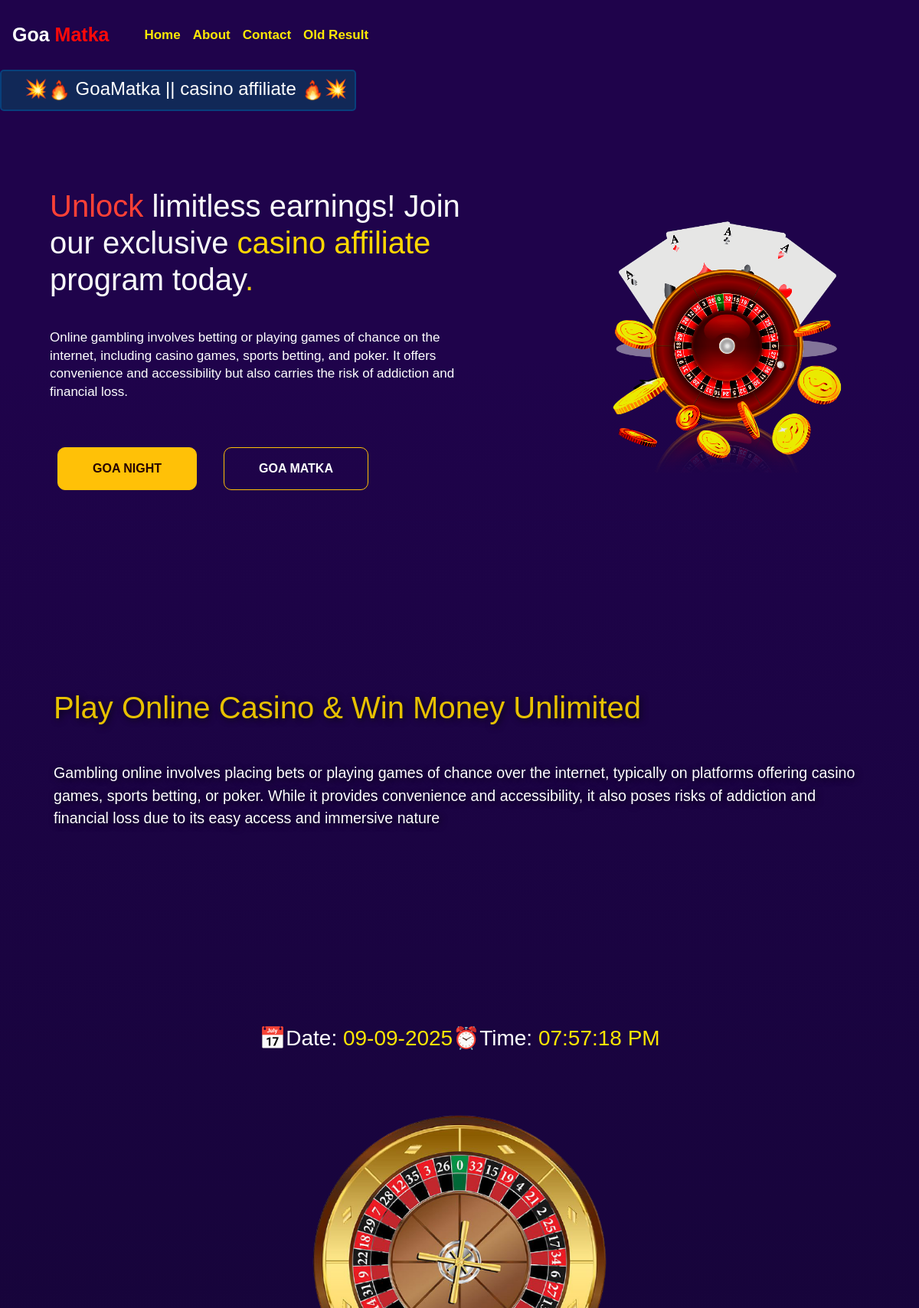
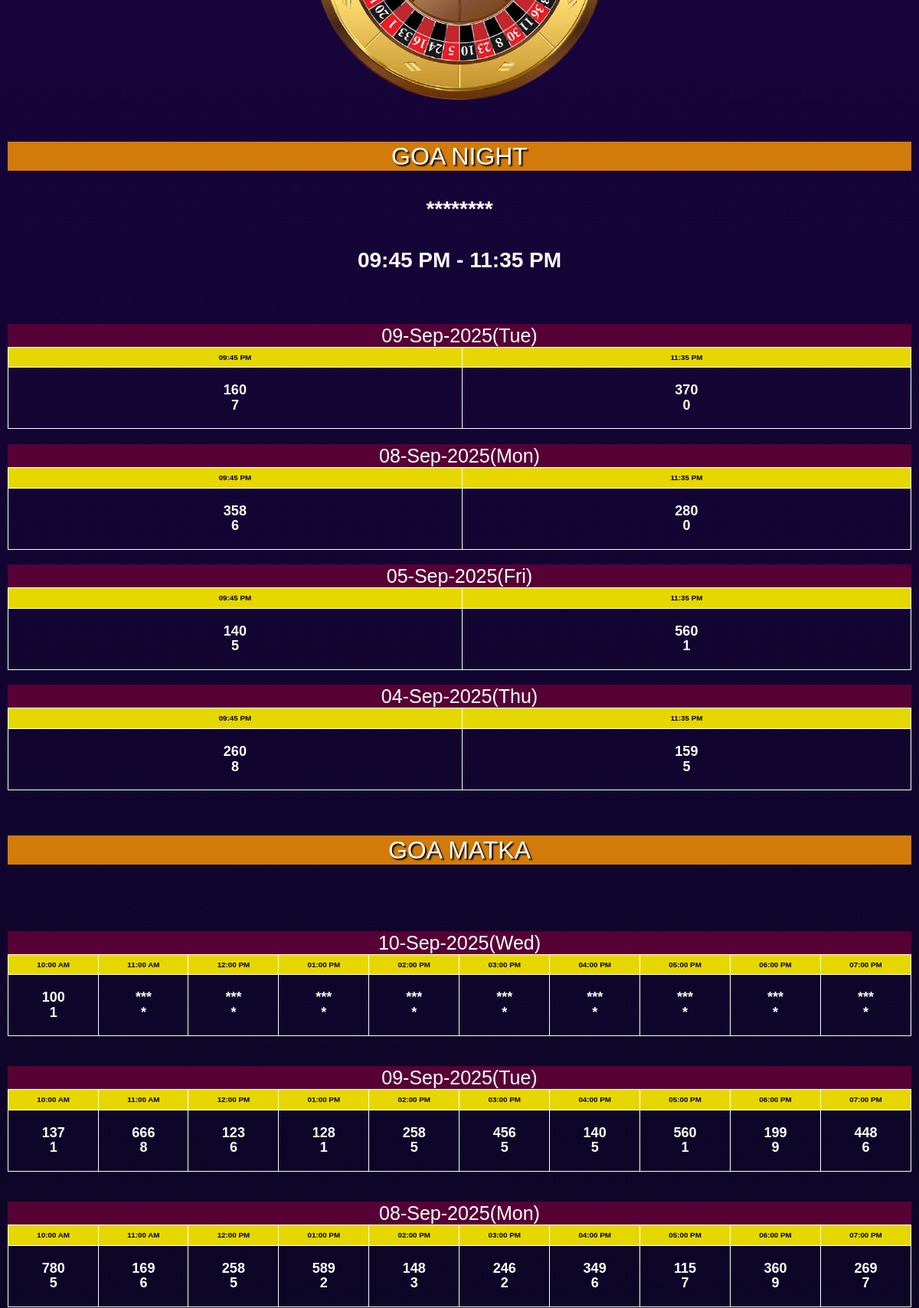
The page / (upper part) on the database its author committed (2 pictures, top to bottom).
### app.py (models this page shows)
class Extra(db.Model):
    __tablename__ = "extra_results"
    id = db.Column(db.Integer, primary_key=True)
    open_1 = db.Column(db.String(1), nullable=True)
    open_3 = db.Column(db.String(3), nullable=True)
    close_1 = db.Column(db.String(1), nullable=True)
    close_3 = db.Column(db.String(3), nullable=True)
    date = db.Column(db.String(30), nullable=False)

class Result(db.Model):
    __tablename__ = "results"
    id = db.Column(db.Integer, primary_key=True)
    slot_1_1 = db.Column(db.String(1), nullable=True)
    slot_1_3 = db.Column(db.String(3), nullable=True)
    slot_2_1 = db.Column(db.String(1), nullable=True)
    slot_2_3 = db.Column(db.String(3), nullable=True)
    slot_3_1 = db.Column(db.String(1), nullable=True)
    slot_3_3 = db.Column(db.String(3), nullable=True)
    slot_4_1 = db.Column(db.String(1), nullable=True)
    slot_4_3 = db.Column(db.String(3), nullable=True)
    slot_5_1 = db.Column(db.String(1), nullable=True)
    slot_5_3 = db.Column(db.String(3), nullable=True)
    slot_6_1 = db.Column(db.String(1), nullable=True)
    slot_6_3 = db.Column(db.String(3), nullable=True)
    slot_7_1 = db.Column(db.String(1), nullable=True)
    slot_7_3 = db.Column(db.String(3), nullable=True)
    slot_8_1 = db.Column(db.String(1), nullable=True)
    slot_8_3 = db.Column(db.String(3), nullable=True)
    slot_9_1 = db.Column(db.String(1), nullable=True)
    slot_9_3 = db.Column(db.String(3), nullable=True)
    slot_10_1 = db.Column(db.String(1), nullable=True)
    slot_10_3 = db.Column(db.String(3), nullable=True)
    date = db.Column(db.String(30), nullable=False)

### app.py (the view)
@app.route("/")
def home():
    results = Result.query.order_by(Result.id.desc()).all()
    now = datetime.now(timezone("Asia/Kolkata"))
    currentday = now.strftime('%d-%b-%Y(%a)')
    daily_data = Result.query.filter_by(date=currentday).first()
    daily_extra = Extra.query.filter_by(date=currentday).first()
    g_matka_result0 = Result.query.filter_by(date=currentday).first()
    g_matka_1 = datetime.now(timezone("Asia/Kolkata")) - relativedelta(days=1)
    g_matka_1 = g_matka_1.strftime('%d-%b-%Y(%a)')
    g_matka_result1 = Result.query.filter_by(date=g_matka_1).first()
    g_matka_2 = datetime.now(timezone("Asia/Kolkata")) - relativedelta(days=2)
    g_matka_2 = g_matka_2.strftime('%d-%b-%Y(%a)')
    g_matka_result2 = Result.query.filter_by(date=g_matka_2).first()
    g_matka_3 = datetime.now(timezone("Asia/Kolkata")) - relativedelta(days=3)
    g_matka_3 = g_matka_3.strftime('%d-%b-%Y(%a)')
    g_matka_result3 = Result.query.filter_by(date=g_matka_3).first()
    g_matka_4 = datetime.now(timezone("Asia/Kolkata")) - relativedelta(days=4)
    g_matka_4 = g_matka_4.strftime('%d-%b-%Y(%a)')
    g_matka_result4 = Result.query.filter_by(date=g_matka_4).first()
    g_matka_5 = datetime.now(timezone("Asia/Kolkata")) - relativedelta(days=5)
    g_matka_5 = g_matka_5.strftime('%d-%b-%Y(%a)')
    g_matka_result5 = Result.query.filter_by(date=g_matka_5).first()
    g_matka_6 = datetime.now(timezone("Asia/Kolkata")) - relativedelta(days=6)
    g_matka_6 = g_matka_6.strftime('%d-%b-%Y(%a)')
    g_matka_result6 = Result.query.filter_by(date=g_matka_6).first()
    g_matka_results = [g_matka_result0, g_matka_result1, g_matka_result2, g_matka_result3, g_matka_result4, g_matka_result5, g_matka_result6]
    g_night_result0 = Extra.query.filter_by(date=currentday).first()
    g_night_1 = datetime.now(timezone("Asia/Kolkata")) - relativedelta(days=1)
    g_night_1 = g_night_1.strftime('%d-%b-%Y(%a)')
    g_night_result1 = Extra.query.filter_by(date=g_night_1).first()
    g_night_2 = datetime.now(timezone("Asia/Kolkata")) - relativedelta(days=2)
    g_night_2 = g_night_2.strftime('%d-%b-%Y(%a)')
    g_night_result2 = Extra.query.filter_by(date=g_night_2).first()
    g_night_3 = datetime.now(timezone("Asia/Kolkata")) - relativedelta(days=3)
    g_night_3 = g_night_3.strftime('%d-%b-%Y(%a)')
    g_night_result3 = Extra.query.filter_by(date=g_night_3).first()
    g_night_4 = datetime.now(timezone("Asia/Kolkata")) - relativedelta(days=4)
    g_night_4 = g_night_4.strftime('%d-%b-%Y(%a)')
    g_night_result4 = Extra.query.filter_by(date=g_night_4).first()
    g_night_5 = datetime.now(timezone("Asia/Kolkata")) - relativedelta(days=5)
    g_night_5 = g_night_5.strftime('%d-%b-%Y(%a)')
    g_night_result5 = Extra.query.filter_by(date=g_night_5).first()
    g_night_6 = datetime.now(timezone("Asia/Kolkata")) - relativedelta(days=6)
    g_night_6 = g_night_6.strftime('%d-%b-%Y(%a)')
    g_night_result6 = Extra.query.filter_by(date=g_night_6).first()
    g_night_results = [g_night_result0, g_night_result1, g_night_result2, g_night_result3, g_night_result4, g_night_result5, g_night_result6]
    start_time = {
    'slot1' : now.replace(hour=10, minute=0, second=0, microsecond=0),
    'slot2' : now.replace(hour=11, minute=0, second=0, microsecond=0),
    'slot3' : now.replace(hour=12, minute=0, second=0, microsecond=0),
    'slot4' : now.replace(hour=13, minute=0, second=0, microsecond=0),
    'slot5' : now.replace(hour=14, minute=0, second=0, microsecond=0),
    'slot6' : now.replace(hour=15, minute=0, second=0, microsecond=0),
    'slot7' : now.replace(hour=16, minute=0, second=0, microsecond=0),
    'slot8' : now.replace(hour=17, minute=0, second=0, microsecond=0),
    'slot9' : now.replace(hour=18, minute=0, second=0, microsecond=0),
    'slot10' : now.replace(hour=19, minute=0, second=0, microsecond=0)
    }
    end_time = {
    'slot1' : now.replace(hour=10, minute=55, second=0, microsecond=0),
    'slot2' : now.replace(hour=11, minute=55, second=0, microsecond=0),
    'slot3' : now.replace(hour=12, minute=55, second=0, microsecond=0),
    'slot4' : now.replace(hour=13, minute=55, second=0, microsecond=0),
    'slot5' : now.replace(hour=14, minute=55, second=0, microsecond=0),
    'slot6' : now.replace(hour=15, minute=55, second=0, microsecond=0),
    'slot7' : now.replace(hour=16, minute=55, second=0, microsecond=0),
    'slot8' : now.replace(hour=17, minute=55, second=0, microsecond=0),
    'slot9' : now.replace(hour=18, minute=55, second=0, microsecond=0),
    'slot10' : now.replace(hour=19, minute=55, second=0, microsecond=0),
    }
    return render_template('index.html', g_matka_results=g_matka_results, g_night_results=g_night_results, results=results, extra=daily_extra, now=now, start_time=start_time, end_time=end_time, daily_data=daily_data, title="Fastest and Live Online Goa Satta Result only at goamatkaa.in")

### templates/index.html (shortened to what this page needs)
{% extends 'layout.html' %}
{% block body %}
	<body class="index-body"  style="margin-top: 20px;">
		<br>
		<div class="marquee-container">
	<marquee behavior="" direction="right" class="marquee-content styled-marquee "><div> 💥<img src="../static/fire-flame_2.gif" style="width: 30px; height:30px;">  GoaMatka || casino affiliate <img src="../static/fire-flame_2.gif" style="width: 30px; height:30px;">💥 </div> </marquee>
		  </div>
		  <br>
        <section class="hero-banner gradient-1">
            <div class="container-fluid hero-banner-inner">
                <div class="row align-items-center">
                    <div class="col-xxl-6 col-xl-5 col-md-12 order-xl-2">
                        <div class="banner-image text-xl-start text-center">
                            <img class="hero-img" src="/static/banner.png" alt="/banner" >
                            </div>
                    </div>
                    <div class="col-xxl-6 col-xl-7 col-lg-8 ms-xl-0 me-xl-0 ms-auto me-auto order-xl-1">
                        <div class="banner-content">
                            <h1 class="font-sec white ">
                                <span class="color-sec">Unlock</span> limitless earnings! Join our exclusive  <span class="color-primary">casino</span>
                                <span class="color-primary">affiliate</span>  program today<span class="color-primary">.</span>
                            </h1>
                            <p class="text-18">
                                Online gambling involves betting or playing games of chance on the internet, including casino games, sports betting, and poker.
								It offers convenience and accessibility but also carries the risk of addiction and financial loss.
                            </p>
                            <div class="display-button">
                                <a href="#GoaNight" class="cus-btn btn btn-warning">Goa Night</a>
                                <a href="#GoaMatka" class="cus-btn-1 btn btn-outline-warning">Goa Matka</a>
                            </div>
                        </div>
                    </div>
                    </div>
					</div>
        </section>
	<section class="counter-section pt-120 pb-120">
        <div class="">
		<div class="video-container">
						<video class="video" autoplay loop muted playsinline>
							<source src="/static/casino-video.mp4" type="video/mp4">
						</video>
						<div class="overlay-text">
							<h1 class="h1-extra">
								Play Online <span>Casino</span> & Win Money <span>Unlimited</span>
							</h1>
							<br><br>
							<p class="wow fadeInDown p-extra" data-wow-delay="0.5s">
								Gambling online involves placing bets or playing games of chance over the internet, typically on platforms offering casino games, sports betting, or poker. While it provides convenience and accessibility,
								it also poses risks of addiction and financial loss due to its easy access and immersive nature
							</p>
						</div>
					</div>
			</div>
    </section>
<div class="margin">
		<br /><br />
		<div class="container">
		  <h3 class="text-center small-1">
			<div class="line-change"><span>📅Date: </span><span id="date" style="color: rgb(255, 230, 4);"> </span>
			</div>
			<div class="line-change"><span>⏰Time: </span><span id="time" style="color: rgb(255, 230, 4);"></span>
			</div>
			</h3>
		  <br /> <br> <br>
		</div>
<div class="w-mob">
	<div class="col-xs-12 wheel"style="position: relative;" >
		<div style="position: relative;">
			<img src="/static/round-img.png" class="rotate" alt="CM Satta Matka">
		</div>
</div>
</div>
<center>
		<h2 style="background-color: rgb(210, 123, 10); text-shadow: 2px 2px 2px black;" id="GoaNight">GOA NIGHT</h2>
		<div style="display: inline-flex; margin-top: 25px;margin-bottom: 25px;">
		{% if extra.open_1 %}
			<span style="color: rgb(7, 204, 7); font-size: 28px;">
				<b>{{extra.open_3}}</b>-<b>{{extra.open_1}}</b>
			</span>
		{% else %}
			<h3><b>***</b><b>*</b></h3>
		{% endif %}
		{% if extra.close_1 %}
			<span  style="color: rgb(7, 204, 7);font-size: 28px;">
				<b>{{extra.close_1}}</b>-<b>{{extra.close_3}}</b>
			</span>
		{% else %}
			<h3><b>***</b><b>*</b></h3>
		{% endif %}
	</div>
	<div>
		<h3><b>09:45 PM - 11:35 PM</b></h3>
	</div>
	<br><br>
</center>
<center>
	{% for extra in g_night_results %}
	{% if extra %}
	<br>
	<div>
		<table class="tg" cellpadding="2" style="border-color: aliceblue;" >
		  <tbody>
	  <h3 class="center t-h2 date">{{extra.date}}</h3>
			<tr class="slot">
			  <td>09:45 PM
			  </td>
			  <td>11:35 PM</td>
			</tr>
			<tr class="result">
			  {% if extra.open_1 %}
			  <td >
				  <b>{{extra.open_3}}</b>
				  <br>
				  <b>{{extra.open_1}}</b>
			  {% endif %}
			  </td>
			  {% if extra.open_1 %}
			  <td >
				  <b>{{extra.close_3}}</b>
			  <br>
				  <b>{{extra.close_1}}</b>
				  {% else %}
				  <b></b><b></b>
			  {% endif %}
			  </td>
			</tr>
		  </tbody>
		</table>
	  </div>
	{% endif %}
	{% endfor %}
	<br>
</center>
<br><br>
<h2 style="background-color: rgb(210, 123, 10); text-shadow: 2px 2px 2px black; text-align: center;" id="GoaMatka">GOA MATKA</h2>
<br><br>
    {% for result in g_matka_results %}
	{% if result %}
	<br><br>
	<div class="">
		<h3 class="center t-h2 date">{{result.date}}</h3>
		<div class="table-container-1">
		  <center>
			<center>
				<div>
				  <table class="tg" cellpadding="2" >
					<tbody>
					  <tr class="slot">
						<td>10:00 AM</td>
						<td>11:00 AM</td>
						<td>12:00 PM</td>
						<td>01:00 PM</td>
						<td>02:00 PM</td>
						<td>03:00 PM</td>
						<td>04:00 PM</td>
						<td>05:00 PM</td>
						<td>06:00 PM</td>
						<td>07:00 PM</td>
					  </tr>
					  <tr class="result">
						<td >
						  {% if result.slot_1_3 %}
							  <b>{{result.slot_1_3}}</b>
							  <br>
							  <b>{{result.slot_1_1}}</b>
						  {% else %}
							  <b>***</b>
							  <br>
							  <b>*</b>
						  {% endif %}
						</td>
						<td >
						  {% if result.slot_2_3 %}
							  <b>{{result.slot_2_3}}</b>
							  <br>
							  <b>{{result.slot_2_1}}</b>
						  {% else %}
							  <b>***</b>
							  <br>
							  <b>*</b>
						  {% endif %}
						</td>
						<td >
						  {% if result.slot_3_3 %}
							  <b>{{result.slot_3_3}}</b>
							  <br>
							  <b>{{result.slot_3_1}}</b>
						  {% else %}
							  <b>***</b>
							  <br>
							  <b>*</b>
						  {% endif %}
						</td>
						<td >
						  {% if result.slot_4_3 %}
							  <b>{{result.slot_4_3}}</b>
							  <br>
							  <b>{{result.slot_4_1}}</b>
						  {% else %}
							  <b>***</b>
							  <br>
							  <b>*</b>
						  {% endif %}
						</td>
						<td >
						  {% if result.slot_5_3 %}
							  <b>{{result.slot_5_3}}</b>
							  <br>
							  <b>{{result.slot_5_1}}</b>
						  {% else %}
							  <b>***</b>
							  <br>
							  <b>*</b>
						  {% endif %}
						</td>
						<td >
						  {% if result.slot_6_3 %}
							  <b>{{result.slot_6_3}}</b>
							  <br>
							  <b>{{result.slot_6_1}}</b>
						  {% else %}
							  <b>***</b>
							  <br>
							  <b>*</b>
						  {% endif %}
						</td>
						<td >
						  {% if result.slot_7_3 %}
							  <b>{{result.slot_7_3}}</b>
							  <br>
							  <b>{{result.slot_7_1}}</b>
						  {% else %}
							  <b>***</b>
							  <br>
							  <b>*</b>
						  {% endif %}
						</td>
						<td >
						  {% if result.slot_8_3 %}
							  <b>{{result.slot_8_3}}</b>
							  <br>
							  <b>{{result.slot_8_1}}</b>
						  {% else %}
							  <b>***</b>
							  <br>
							  <b>*</b>
						  {% endif %}
						</td>
						<td >
						  {% if result.slot_9_3 %}
							  <b>{{result.slot_9_3}}</b>
							  <br>
							  <b>{{result.slot_9_1}}</b>
						  {% else %}
							  <b>***</b>
							  <br>
							  <b>*</b>
						  {% endif %}
						</td>
						<td >
						  {% if result.slot_10_3 %}
							  <b>{{result.slot_10_3}}</b>
							  <br>
							  <b>{{result.slot_10_1}}</b>
						  {% else %}
							  <b>***</b>
							  <br>
							  <b>*</b>
						  {% endif %}
						</td>
					  </tr>
					</tbody>
				  </table>
				</div>
			</center>
		</div>
	  </div>
	{% endif %}
	{% endfor %}
	<br><br>
    <br /><br />
	<br><br>
  </body>
<br><br><br><br><br><br>
{% endblock body %}

### rows shown on the page
Extra: date "09-Sep-2025(Tue)", open_3 "160", open_1 "7", close_3 "370", close_1 "0"
Extra: date "08-Sep-2025(Mon)", open_3 "358", open_1 "6", close_3 "280", close_1 "0"
Extra: date "05-Sep-2025(Fri)", open_3 "140", open_1 "5", close_3 "560", close_1 "1"
Extra: date "04-Sep-2025(Thu)", open_3 "260", open_1 "8", close_3 "159", close_1 "5"
Result: date "10-Sep-2025(Wed)", slot_1_3 "100", slot_1_1 "1"
Result: date "09-Sep-2025(Tue)", slot_1_3 "137", slot_1_1 "1", slot_2_3 "666", slot_2_1 "8", slot_3_3 "123", slot_3_1 "6", slot_4_3 "128", slot_4_1 "1", slot_5_3 "258", slot_5_1 "5", slot_6_3 "456", slot_6_1 "5", slot_7_3 "140", slot_7_1 "5", slot_8_3 "560", slot_8_1 "1", slot_9_3 "199", slot_9_1 "9", slot_10_3 "448", slot_10_1 "6"
Result: date "08-Sep-2025(Mon)", slot_1_3 "780", slot_1_1 "5", slot_2_3 "169", slot_2_1 "6", slot_3_3 "258", slot_3_1 "5", slot_4_3 "589", slot_4_1 "2", slot_5_3 "148", slot_5_1 "3", slot_6_3 "246", slot_6_1 "2", slot_7_3 "349", slot_7_1 "6", slot_8_3 "115", slot_8_1 "7", slot_9_3 "360", slot_9_1 "9", slot_10_3 "269", slot_10_1 "7"
